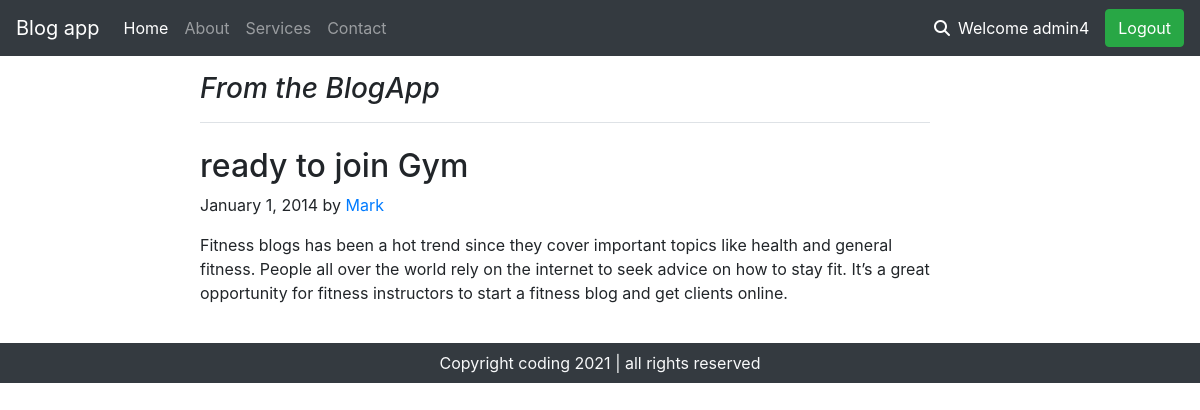
Page /fitness/ready-to-join-gym (signed in) on the committed database.
### blog/models.py (models this page shows)
class BlogPost(models.Model):
	cat_slug = models.CharField(max_length=300, default="")
	blg_title = models.CharField(max_length=50)
	blg_desc = models.TextField()
	slug = models.SlugField(unique=True, null = True, blank = True)

### blog/views.py (the view)
# urls.py: path('<slug:cat>/<slug:slug>', blogPostDetails, name="answ"),
def blogPostDetails(request, cat, slug):
    mk = request.build_absolute_uri()
    print(mk)
    que = BlogPost.objects.filter(slug=slug)
    if que.exists():
        que = que.first()
    else:
        return HttpResponse("<h1>Page Not Found</h1>")
    return render(request, 'answer.html', {'que': que, 'fetchOnUrl':mk, 'cat': cat})

### blog/templates/answer.html (shortened to what this page needs)
{% extends 'basic.html' %}
{% block body %}
	<div class="container my-3">
		<div class="row">
        <div class="col-md-8 blog-main" style="margin-left: 155px ;">
          <h3 class="pb-3 mb-4 font-italic border-bottom">
            From the BlogApp
          </h3>
          <div class="blog-post" style="margin-bottom: 22px;">
            <h2 class="blog-post-title">{{que.blg_title}}</h2>
            <p class="blog-post-meta">January 1, 2014 by <a href="#">Mark</a></p>
            {{que.blg_desc|safe}}
          </div>
        </div>
      </div>
	</div>
{% endblock %}
{% block footer %}
  <div class="container-fluid bg-dark text-light">
        <p class="text-center py-2 mb-0">Copyright coding 2021 | all rights reserved</p>
    </div>
{% endblock %}

### blog/templates/basic.html (shortened to what this page needs)
{% load static %}
<!doctype html>
<html lang="en">
  <head>
    <link rel="stylesheet" href="https://maxcdn.bootstrapcdn.com/bootstrap/4.0.0/css/bootstrap.min.css">
  </head>
  <body>
    <nav class="navbar navbar-expand-lg navbar-dark bg-dark">
      <a class="navbar-brand" href="/">Blog app</a>
      <div class="collapse navbar-collapse" id="navbarSupportedContent">
        <ul class="navbar-nav mr-auto">
          <li class="nav-item active">
            <a class="nav-link" href="/">Home <span class="sr-only">(current)</span></a>
          </li>
          <li class="nav-item">
            <a class="nav-link" href="/about">About</a>
          </li>
          <li class="nav-item">
            <a class="nav-link" href="/services">Services</a>
          </li>
          <li class="nav-item">
            <a class="nav-link" href="/contact">Contact</a>
          </li>
        </ul>
        <form class="form-inline my-2 my-lg-0">
            <i class="fas fa-search" id="click" style="color: white; cursor: pointer;"></i>
          </form>
        {% if user.is_authenticated %}
        <span class="text-white mx-2">Welcome {{request.user}}</span>
        <a href="/logout" class="btn btn-success ml-2">Logout</a>
        {% else %}
        <a href="/login" class="btn btn-success ml-2">Login</a>
        {% endif %}
      </div>
    </nav>
    {% block body %}{% endblock %}
    {% block footer %}{% endblock %}
  </body>
</html>

### rows in the picture
BlogPost: blg_title "ready to join Gym", blg_desc "Fitness blogs has been a hot trend since they cover important topics like health and general fitness. People all over the world rely on the internet to seek advice on how to stay fit. It’s a great opportunity for fitness instructors to start a fitness blog and get clients online."

### other values in the picture
{{ request.user }} "admin4"
